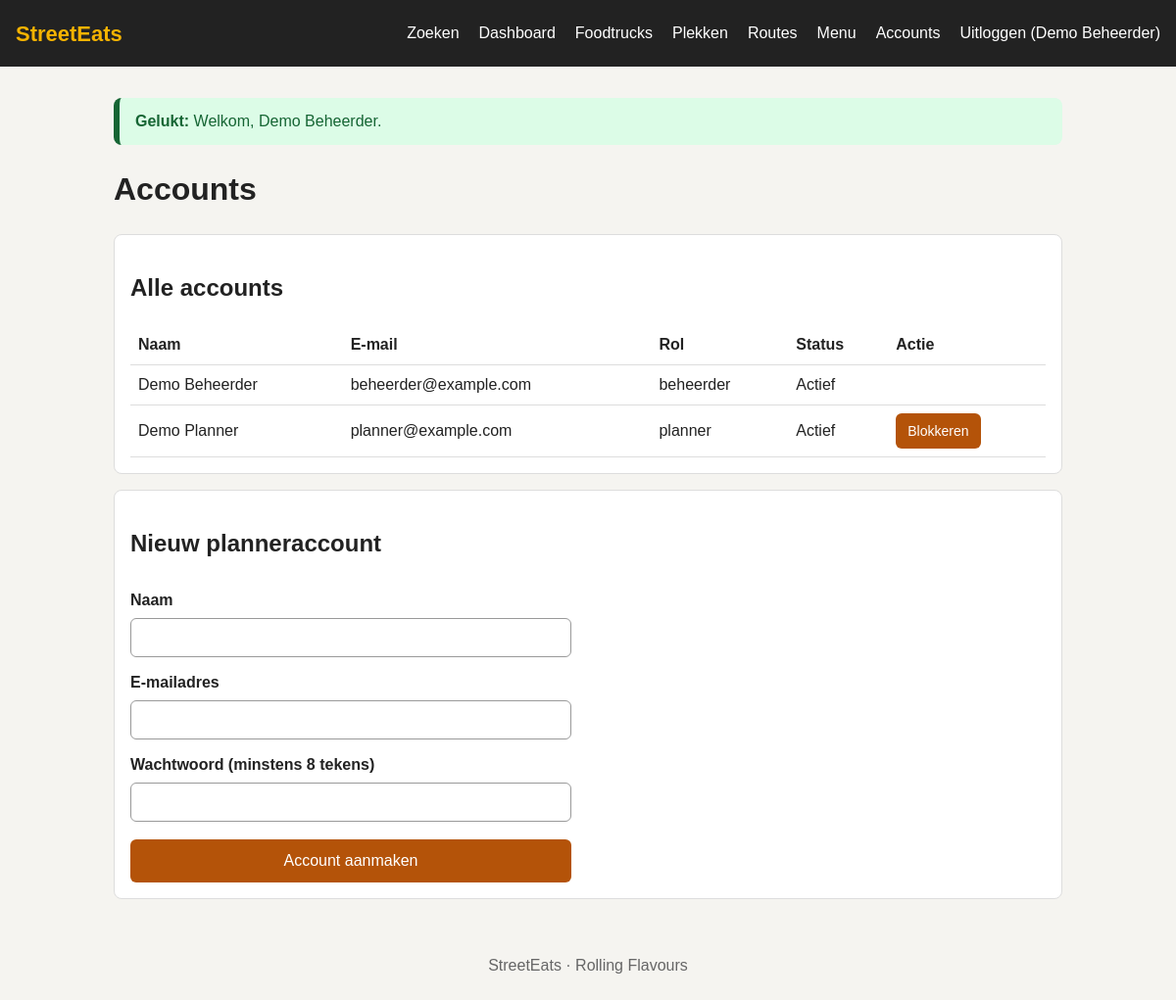
/beheer/accounts.php (signed in), run on the app's committed database.
### tables this page shows
CREATE TABLE users (
    id            INT AUTO_INCREMENT PRIMARY KEY,
    naam          VARCHAR(100) NOT NULL,
    email         VARCHAR(150) NOT NULL UNIQUE,
    password_hash VARCHAR(255) NOT NULL,
    role          ENUM('planner', 'beheerder') NOT NULL DEFAULT 'planner',
    actief        TINYINT(1) NOT NULL DEFAULT 1
);

### includes/login.php (called while the page is built, shortened)
<?php
require_once __DIR__ . '/database.php';
require_once __DIR__ . '/functies.php';
function ingelogde_gebruiker()
{
    global $db;
    $query = $db->prepare('SELECT id, naam, email, role FROM users WHERE id = ? AND actief = 1');
    $query->execute([$_SESSION['user_id']]);
    return $query->fetch() ?: null;
}
function vereis_rol($rollen)
{
    $gebruiker = ingelogde_gebruiker();
    return $gebruiker;
}

### beheer/accounts.php (the view, shortened to what this page needs)
<?php
require __DIR__ . '/../includes/login.php';
$beheerder = vereis_rol(['beheerder']);
$invoer = ['naam' => '', 'email' => ''];
$accounts = $db->query('SELECT id, naam, email, role, actief FROM users ORDER BY naam')->fetchAll();
require __DIR__ . '/../includes/header.php';
?>
<h1>Accounts</h1>
<div class="kaart">
    <h2>Alle accounts</h2>
    <table class="tabel">
        <tr>
            <th>Naam</th>
            <th>E-mail</th>
            <th>Rol</th>
            <th>Status</th>
            <th>Actie</th>
        </tr>
        <?php foreach ($accounts as $account): ?>
            <tr>
                <td><?= e($account['naam']) ?></td>
                <td><?= e($account['email']) ?></td>
                <td><?= e($account['role']) ?></td>
                <td><?= $account['actief'] ? 'Actief' : 'Geblokkeerd' ?></td>
                <td>
                    <?php if ($account['id'] != $beheerder['id']): ?>
                        <form method="post">
                            <button type="submit" class="knop knop-klein">
                                <?= $account['actief'] ? 'Blokkeren' : 'Weer toestaan' ?>
                            </button>
                        </form>
                    <?php endif; ?>
                </td>
            </tr>
        <?php endforeach; ?>
    </table>
</div>
<div class="kaart">
    <h2>Nieuw planneraccount</h2>
    <form method="post" class="formulier">
        <label for="naam">Naam</label>
        <input type="text" id="naam" name="naam" value="<?= e($invoer['naam']) ?>">
        <label for="email">E-mailadres</label>
        <input type="email" id="email" name="email" value="<?= e($invoer['email']) ?>">
        <label for="wachtwoord">Wachtwoord (minstens 8 tekens)</label>
        <input type="password" id="wachtwoord" name="wachtwoord">
        <button type="submit" class="knop">Account aanmaken</button>
    </form>
</div>
<?php require __DIR__ . '/../includes/footer.php'; ?>

### includes/header.php (shortened to what this page needs)
<?php
require_once __DIR__ . '/login.php';
$ingelogd = ingelogde_gebruiker();
?>
<!DOCTYPE html>
<html lang="nl">
<head>
    <link rel="stylesheet" href="<?= url('css/style.css') ?>">
</head>
<body>
<header class="kop">
    <a class="logo" href="<?= url() ?>">StreetEats</a>
    <nav class="menu">
        <a href="<?= url() ?>">Zoeken</a>
        <?php if ($ingelogd): ?>
            <a href="<?= url('beheer/index.php') ?>">Dashboard</a>
            <a href="<?= url('beheer/trucks.php') ?>">Foodtrucks</a>
            <a href="<?= url('beheer/plekken.php') ?>">Plekken</a>
            <a href="<?= url('beheer/routes.php') ?>">Routes</a>
            <a href="<?= url('beheer/menu.php') ?>">Menu</a>
            <?php if ($ingelogd['role'] === 'beheerder'): ?>
                <a href="<?= url('beheer/accounts.php') ?>">Accounts</a>
            <?php endif; ?>
            <a href="<?= url('logout.php') ?>">Uitloggen (<?= e($ingelogd['naam']) ?>)</a>
        <?php else: ?>
            <a href="<?= url('login.php') ?>">Inloggen</a>
        <?php endif; ?>
    </nav>
</header>
<main class="inhoud">

### css/style.css (style rules this page uses)
* { box-sizing: border-box; }
body { margin: 0; font-family: Arial, Helvetica, sans-serif; line-height: 1.5; color: #222; background: #f5f4f0; }
.kop { background: #222; padding: 12px 16px; }
.logo { color: #f5b301; font-size: 22px; font-weight: bold; text-decoration: none; }
.menu { display: flex; flex-direction: column; margin-top: 8px; }
.menu a { color: #fff; text-decoration: none; padding: 10px 0; }
.inhoud { max-width: 1000px; margin: 0 auto; padding: 16px; }
.kaart { background: #fff; border: 1px solid #ddd; border-radius: 8px; padding: 16px; margin-bottom: 16px; }
.formulier { display: flex; flex-direction: column; gap: 6px; max-width: 450px; }
.formulier label { font-weight: bold; margin-top: 8px; }
.formulier input, .formulier select { padding: 10px; font-size: 16px; border: 1px solid #999; border-radius: 6px; }
.knop { min-height: 44px; padding: 10px 18px; margin-top: 12px; background: #b45309; color: #fff; border: none; border-radius: 6px; font-size: 16px; cursor: pointer; }
.knop-klein { min-height: 36px; margin-top: 0; padding: 6px 12px; font-size: 14px; }
.kaart { overflow-x: auto; }
.tabel { width: 100%; border-collapse: collapse; }
.tabel th, .tabel td { text-align: left; padding: 8px; border-bottom: 1px solid #ddd; }
@media (min-width: 700px) { .kop { display: flex; justify-content: space-between; align-items: center; } }
@media (min-width: 700px) { .menu { flex-direction: row; gap: 20px; margin-top: 0; } }

### data on the page
users: naam "Demo Beheerder", email "beheerder@example.com", role "beheerder", actief "Actief"
users: naam "Demo Planner", email "planner@example.com", role "planner", actief "Actief"

### other printed values
$woord "Gelukt:"
$melding['tekst'] "Welkom, Demo Beheerder."
